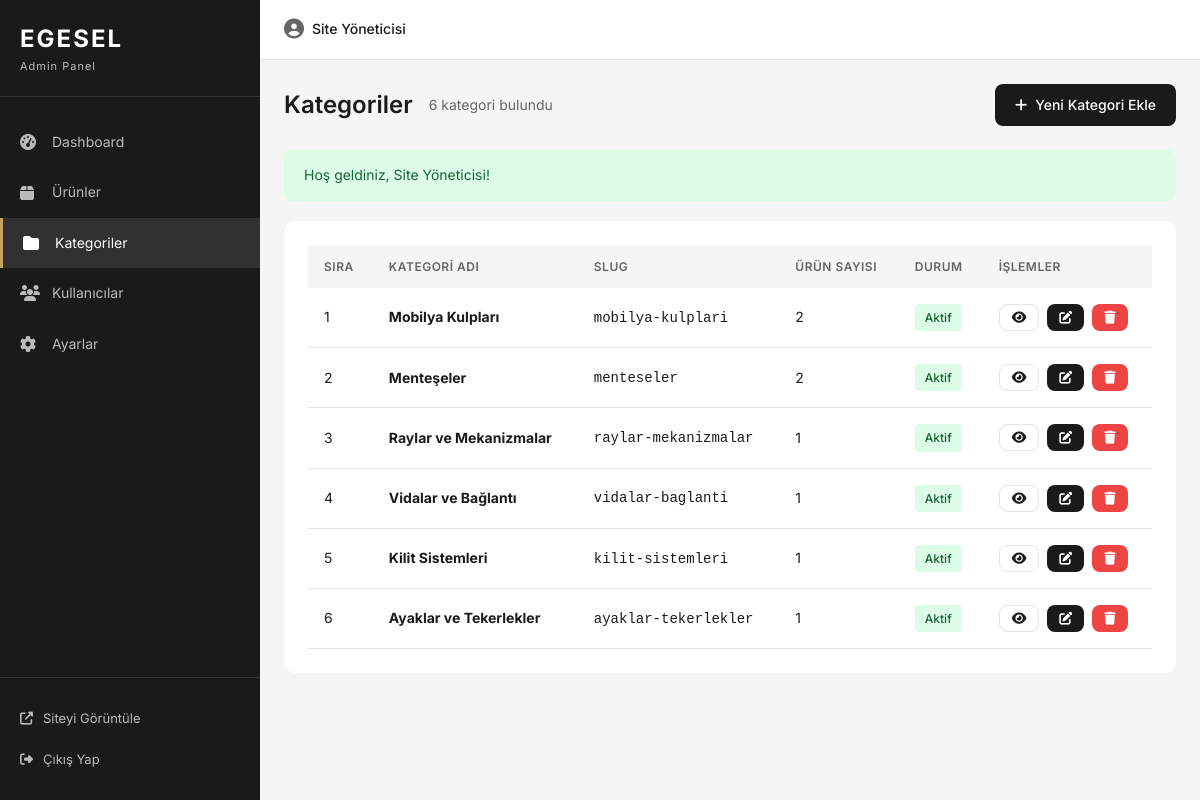
Page /admin/kategoriler.php (signed in) on the committed database.
### tables this page shows
CREATE TABLE IF NOT EXISTS categories (
    id INT AUTO_INCREMENT PRIMARY KEY,
    name VARCHAR(100) NOT NULL,
    slug VARCHAR(100) NOT NULL UNIQUE,
    description TEXT,
    image VARCHAR(255),
    parent_id INT DEFAULT NULL,
    sort_order INT DEFAULT 0,
    is_active TINYINT(1) DEFAULT 1,
    created_at TIMESTAMP DEFAULT CURRENT_TIMESTAMP,
    updated_at TIMESTAMP DEFAULT CURRENT_TIMESTAMP ON UPDATE CURRENT_TIMESTAMP,
    FOREIGN KEY (parent_id) REFERENCES categories(id) ON DELETE SET NULL
);

### includes/functions.php (called while the page is built, shortened)
<?php
function e($string) {
    return htmlspecialchars($string, ENT_QUOTES, 'UTF-8');
}
function getFlash() {
    if (isset($_SESSION['flash'])) {
        $flash = $_SESSION['flash'];
        return $flash;
    }
    return null;
}
?>

### admin/kategoriler.php (the view, shortened to what this page needs)
<?php
require_once 'includes/header.php';
$stmt = $db->query("SELECT c.*, (SELECT COUNT(*) FROM products WHERE category_id = c.id) as product_count
                    FROM categories c ORDER BY c.sort_order ASC");
$allCategories = $stmt->fetchAll();
?>
<div class="page-header">
    <div class="page-header-left">
        <h1>Kategoriler</h1>
        <p><?php echo count($allCategories); ?> kategori bulundu</p>
    </div>
    <a href="kategori-ekle.php" class="btn btn-primary">
        <i class="fas fa-plus"></i> Yeni Kategori Ekle
    </a>
</div>
<?php $flash = getFlash(); ?>
<?php if ($flash): ?>
    <div class="alert alert-<?php echo e($flash['type']); ?>">
        <?php echo e($flash['message']); ?>
    </div>
<?php endif; ?>
<div class="admin-card">
    <?php if (empty($allCategories)): ?>
        <div class="empty-state">
            <i class="fas fa-folder-open"></i>
            <p>Henüz kategori eklenmemiş.</p>
            <a href="kategori-ekle.php" class="btn btn-primary">İlk Kategoriyi Ekle</a>
        </div>
    <?php else: ?>
        <div class="table-responsive">
            <table class="admin-table">
                <thead>
                    <tr>
                        <th>Sıra</th>
                        <th>Kategori Adı</th>
                        <th>Slug</th>
                        <th>Ürün Sayısı</th>
                        <th>Durum</th>
                        <th>İşlemler</th>
                    </tr>
                </thead>
                <tbody>
                    <?php foreach ($allCategories as $category): ?>
                        <tr>
                            <td><?php echo $category['sort_order']; ?></td>
                            <td><strong><?php echo e($category['name']); ?></strong></td>
                            <td><code><?php echo e($category['slug']); ?></code></td>
                            <td><?php echo $category['product_count']; ?></td>
                            <td>
                                <span class="badge <?php echo $category['is_active'] ? 'badge-success' : 'badge-secondary'; ?>">
                                    <?php echo $category['is_active'] ? 'Aktif' : 'Pasif'; ?>
                                </span>
                            </td>
                            <td>
                                <div class="action-buttons">
                                    <a href="<?php echo SITE_URL; ?>/urunler.php?kategori=<?php echo e($category['slug']); ?>"
                                       class="btn btn-sm btn-outline" target="_blank" title="Görüntüle">
                                        <i class="fas fa-eye"></i>
                                    </a>
                                    <a href="kategori-duzenle.php?id=<?php echo $category['id']; ?>"
                                       class="btn btn-sm btn-primary" title="Düzenle">
                                        <i class="fas fa-edit"></i>
                                    </a>
                                    <a href="kategoriler.php?sil=<?php echo $category['id']; ?>"
                                       class="btn btn-sm btn-danger" title="Sil"
                                       onclick="return confirm('Bu kategoriyi silmek istediğinize emin misiniz? Kategorideki ürünler kategorisiz kalacaktır.')">
                                        <i class="fas fa-trash"></i>
                                    </a>
                                </div>
                            </td>
                        </tr>
                    <?php endforeach; ?>
                </tbody>
            </table>
        </div>
    <?php endif; ?>
</div>
<?php require_once 'includes/footer.php'; ?>

### assets/css/admin.css (style rules this page uses)
:root { --primary: #1a1a1a; --primary-light: #333333; --secondary: #c4a35a; --background: #f5f5f5; --surface: #ffffff; --text: #1a1a1a; --text-light: #666666; --text-muted: #999999; --border: #e5e5e5; --success: #22c55e; --error: #ef4444; --warning: #f59e0b; --info: #3b82f6; --sidebar-width: 260px; --topbar-height: 60px; --font-sans: 'Inter', -apple-system, BlinkMacSystemFont, sans-serif; --radius: 8px; --radius-lg: 12px; --shadow: 0 4px 6px rgba(0,0,0,0.07); --transition: all 0.3s ease; }
*, *::before, *::after { box-sizing: border-box; margin: 0; padding: 0; }
body.admin-body { font-family: var(--font-sans); font-size: 14px; line-height: 1.6; color: var(--text); background: var(--background); }
a { color: inherit; text-decoration: none; }
.page-header { display: flex; justify-content: space-between; align-items: center; margin-bottom: 24px; }
.page-header-left { display: flex; align-items: center; gap: 16px; }
.page-header h1 { font-size: 24px; font-weight: 600; }
.page-header p { color: var(--text-light); font-size: 14px; }
.admin-card { background: var(--surface); border-radius: var(--radius-lg); padding: 24px; margin-bottom: 24px; }
.table-responsive { overflow-x: auto; }
.admin-table { width: 100%; border-collapse: collapse; }
.admin-table th { text-align: left; padding: 12px 16px; background: var(--background); font-size: 12px; font-weight: 600; text-transform: uppercase; letter-spacing: 0.5px; color: var(--text-light); }
.admin-table td { padding: 16px; border-bottom: 1px solid var(--border); vertical-align: middle; }
.badge { display: inline-flex; align-items: center; padding: 4px 10px; font-size: 12px; font-weight: 500; border-radius: 4px; }
.badge-success { background: #dcfce7; color: #166534; }
.action-buttons { display: flex; gap: 8px; }
.btn { display: inline-flex; align-items: center; justify-content: center; gap: 8px; padding: 10px 20px; font-size: 14px; font-weight: 500; border-radius: var(--radius); border: none; cursor: pointer; transition: var(--transition); }
.btn-primary { background: var(--primary); color: white; }
.btn-outline { background: transparent; border: 1px solid var(--border); color: var(--text); }
.btn-danger { background: var(--error); color: white; }
.btn-sm { padding: 6px 12px; font-size: 13px; }
.alert { padding: 14px 20px; border-radius: var(--radius); margin-bottom: 20px; }
.alert-success { background: #dcfce7; color: #166534; }

### rows in the picture
categories: sort_order "1", name "Mobilya Kulpları", slug "mobilya-kulplari", product_count "2", is_active "Aktif"
categories: sort_order "2", name "Menteşeler", slug "menteseler", product_count "2", is_active "Aktif"
categories: sort_order "3", name "Raylar ve Mekanizmalar", slug "raylar-mekanizmalar", product_count "1", is_active "Aktif"
categories: sort_order "4", name "Vidalar ve Bağlantı", slug "vidalar-baglanti", product_count "1", is_active "Aktif"
categories: sort_order "5", name "Kilit Sistemleri", slug "kilit-sistemleri", product_count "1", is_active "Aktif"
categories: sort_order "6", name "Ayaklar ve Tekerlekler", slug "ayaklar-tekerlekler", product_count "1", is_active "Aktif"

### other values in the picture
$_SESSION['user_name'] "Site Yöneticisi"
count($allCategories) "6"
$flash['message'] "Hoş geldiniz, Site Yöneticisi!"
